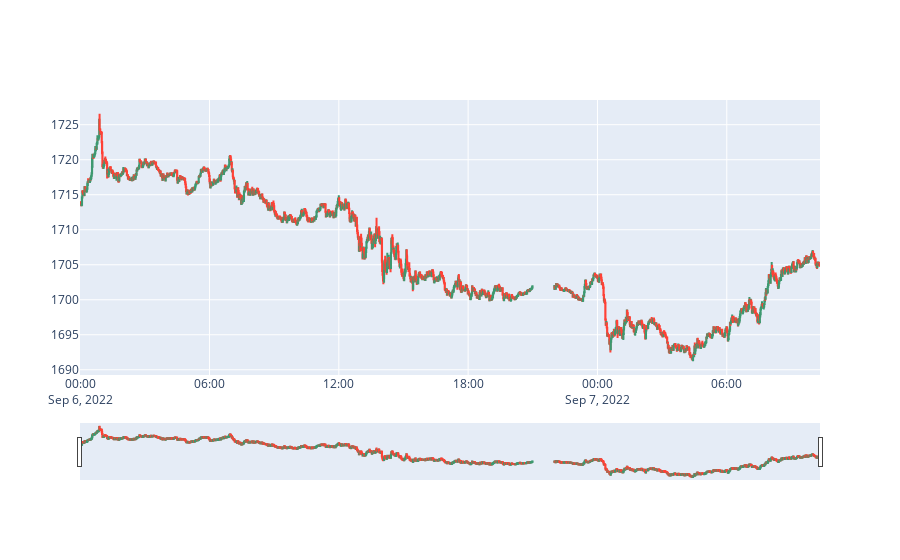

This figure's notebook cell:
### Markdown cell above
#### Biểu đồ

### Code cell
# Biểu đồ 2000 dòng đầu tiên
t = pd.to_datetime(df['Date'].astype(str) + ' ' + df['Timestamp'], format='%Y%m%d %H:%M:%S')
fig = go.Figure(data=[go.Candlestick(x=t[:2000],
                open=df['Open'][:2000],
                high=df['High'][:2000],
                low=df['Low'][:2000],
                close=df['Close'][:2000])])
fig.update_layout(xaxis_rangeslider_visible=True)
fig.show()

### Figure 1 — Plotly figure (JSON) as saved in the notebook; plotly's stock layout.template omitted (floating-point values rounded to 4 significant figures; data arrays with more than 128 entries replaced by an {"elided": "..."} marker saying what was removed)
{"data": [{"close": {"elided": "2000 float values"}, "high": {"elided": "2000 float values"}, "low": {"elided": "2000 float values"}, "open": {"elided": "2000 float values"}, "type": "candlestick", "x": {"elided": "2000 str values"}}], "layout": {"xaxis": {"rangeslider": {"visible": true}}}}
